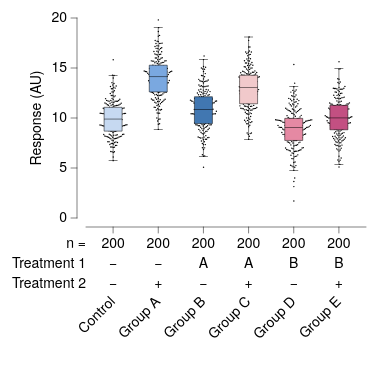

The specification (Vega-Lite) saved for this image:
### Vega-Lite specification from a JSON file in a GitHub repository (floating-point values rounded to 4 significant figures; data arrays with more than 128 entries replaced by an {"elided": "..."} marker saying what was removed)
{"background": null, "config": {"arc": {"fill": "#DBDBDB", "fillOpacity": 1.0, "innerRadius": 25.0, "padAngle": 0.03, "stroke": "black", "strokeOpacity": 1, "strokeWidth": 0.25}, "area": {"fill": "#DBDBDB", "fillOpacity": 1.0, "stroke": "black", "strokeOpacity": 1, "strokeWidth": 0.25}, "axis": {"domain": true, "domainCap": "round", "domainColor": "black", "domainWidth": 0.25, "grid": false, "gridCap": "round", "gridColor": "#F1F1F1", "gridDash": [0, 0], "gridOpacity": 1.0, "gridWidth": 0.25, "labelColor": "black", "labelFont": "HelveticaNeue", "labelFontSize": 7, "labelFontStyle": "normal", "labelFontWeight": 400, "offset": 4.5, "ticks": true, "tickCap": "round", "tickColor": "black", "tickRound": false, "tickSize": 3, "tickWidth": 0.25, "titleColor": "black", "titleFont": "HelveticaNeue", "titleFontSize": 7, "titleFontStyle": "normal", "titleFontWeight": 400}, "axisX": {"domain": true, "labelAlign": "center", "labelAngle": 0, "labels": true, "ticks": true, "translate": 0}, "axisY": {"domain": true, "labelAlign": "right", "labelAngle": 0, "labels": true, "ticks": true, "translate": 0}, "axisRight": {"domain": true, "labelAlign": "left", "labelAngle": 0, "labels": true, "ticks": true, "translate": 0}, "axisTop": {"domain": true, "labelAlign": "center", "labelAngle": 0, "labels": true, "ticks": true, "translate": 0}, "axisBand": {"tickOffset": 0}, "bar": {"fill": "#DBDBDB", "fillOpacity": 1.0, "stroke": "black", "strokeOpacity": 1, "strokeWidth": 0.25}, "boxplot": {"size": 9.0, "ticks": {"cornerRadius": 0.25, "fill": "black", "size": 4.5, "thickness": 0.25}, "box": {"fillOpacity": 1.0, "stroke": "black", "strokeOpacity": 1, "strokeWidth": 0.25}, "median": {"fill": "black", "fillOpacity": 1.0, "size": 9.0, "thickness": 0.25}, "rule": {"fill": "black", "fillOpacity": 1.0, "size": 10.0, "stroke": "black", "strokeDash": [0, 0], "strokeOpacity": 1, "strokeWidth": 0.25}, "outliers": {"color": "black", "fill": "black", "fillOpacity": 1.0, "size": 0, "stroke": "black", "strokeOpacity": 1, "strokeWidth": 0.25}}, "circle": {"fill": "black", "fillOpacity": 1.0, "size": 0.5, "stroke": null, "strokeOpacity": 1, "strokeWidth": 0.25}, "errorband": {"band": {"fillOpacity": 0.6, "stroke": null, "strokeWidth": 0.25, "strokeOpacity": 1}, "borders": {"opacity": 0, "strokeOpacity": 0.25, "strokeWidth": 1}}, "errorbar": {"opacity": 1, "rule": {"strokeDash": [0, 0], "strokeWidth": 0.5}, "ticks": {"color": "black", "cornerRadius": 0.25, "opacity": 1, "size": 6.0, "thickness": 0.5}, "thickness": 0.5}, "font": "HelveticaNeue", "geoshape": {"fill": "#DBDBDB", "fillOpacity": 1.0, "stroke": "black", "strokeOpacity": 1, "strokeWidth": 0.25}, "header": {"labelColor": "black", "labelFont": "HelveticaNeue", "labelFontSize": 7, "labelFontStyle": "normal", "labelFontWeight": 400, "titleColor": "black", "titleFont": "HelveticaNeue", "titleFontSize": 7, "titleFontStyle": "normal", "titleFontWeight": 400, "titlePadding": 0}, "legend": {"disable": false, "offset": 4.5, "gradientLength": 50.0, "gradientThickness": 5.0, "gradientOpacity": 1.0, "gradientStrokeColor": "black", "gradientStrokeWidth": 0.25, "labelColor": "black", "labelFont": "HelveticaNeue", "labelFontSize": 7, "labelFontStyle": "normal", "labelFontWeight": 400, "strokeColor": "black", "strokeWidth": 0, "symbolSize": 42, "symbolStrokeColor": "black", "symbolStrokeWidth": 0.25, "titleColor": "black", "titleFont": "HelveticaNeue", "titleFontSize": 7, "titleFontStyle": "normal", "titleFontWeight": 400}, "line": {"color": "black", "stroke": "black", "strokeCap": "round", "strokeDash": [0, 0], "strokeOpacity": 1, "strokeWidth": 0.375}, "point": {"filled": true, "fill": "#DBDBDB", "fillOpacity": 1.0, "size": 5.0, "stroke": "black", "strokeOpacity": 1, "strokeWidth": 0.25}, "range": {"category": ["#C6D9F1", "#F1C9CB", "#FEF0B9", "#CEE37A", "#7AA8E0", "#E589A3", "#FDDD5D", "#68B961", "#4177B1", "#C35082", "#E5C227", "#438156"], "diverging": {"scheme": ["#C35082", "#CE6D94", "#D989A7", "#E2A4BA", "#EABFCE", "#F1DBE2", "#F6F6F6", "#D7E0EB", "#B9CBE0", "#9BB6D5", "#7DA1C9", "#5F8CBD", "#4177B1"]}, "heatmap": {"scheme": ["#DFE9F7", "#C6D9F1", "#ADC8EC", "#94B8E6", "#7AA8E0", "#6097DA", "#4D87CA", "#4177B1", "#386898", "#2F597F", "#264A69", "#1D3A58"]}, "ordinal": {"scheme": ["#F1F1F1", "#DBDBDB", "#C6C6C6", "#B2B2B2", "#9D9D9D", "#898989", "#767676", "#636363", "#515151", "#404040", "#2F2F2F", "#1F1F1F"]}, "ramp": {"scheme": ["#DFE9F7", "#C6D9F1", "#ADC8EC", "#94B8E6", "#7AA8E0", "#6097DA", "#4D87CA", "#4177B1", "#386898", "#2F597F", "#264A69", "#1D3A58"]}}, "rule": {"color": "black", "stroke": "black", "strokeCap": "round", "strokeDash": [2, 2], "strokeOpacity": 1, "strokeWidth": 0.25}, "scale": {"bandPaddingInner": 0.1, "bandPaddingOuter": 0.1, "round": false}, "rect": {"fill": "#DBDBDB", "fillOpacity": 1.0, "stroke": "black", "strokeOpacity": 1, "strokeWidth": 0.25}, "square": {"fill": "#DBDBDB", "fillOpacity": 1.0, "size": 10.0, "stroke": "black", "strokeOpacity": 1, "strokeWidth": 0.25}, "text": {"color": "black", "font": "HelveticaNeue", "fontSize": 7, "fontStyle": "normal", "fontWeight": 400}, "title": {"anchor": "middle", "frame": "group", "color": "black", "font": "HelveticaNeue", "fontSize": 7, "fontStyle": "normal", "fontWeight": 400, "subtitleColor": "black", "subtitleFont": "HelveticaNeue", "subtitleFontSize": "HelveticaNeue", "subtitleFontStyle": "normal", "subtitleFontWeight": 400}, "view": {"continuousWidth": 140, "continuousHeight": 100, "discreteWidth": 140, "discreteHeight": 100, "fill": null, "stroke": null, "strokeWidth": 0.25}}, "vconcat": [{"layer": [{"mark": {"type": "circle"}, "encoding": {"x": {"axis": {"labels": false, "title": null}, "field": "group", "sort": ["Control", "Group A", "Group B", "Group C", "Group D", "Group E"], "type": "nominal"}, "xOffset": {"field": "beeswarm_x", "type": "quantitative"}, "y": {"field": "value", "title": "Response (AU)", "type": "quantitative"}}}, {"mark": {"type": "boxplot"}, "encoding": {"color": {"field": "group", "legend": null, "scale": {"range": ["#C6D9F1", "#7AA8E0", "#4177B1", "#F1C9CB", "#E589A3", "#C35082", "#FEF0B9", "#FDDD5D", "#E5C227", "#CEE37A", "#68B961", "#438156"]}, "sort": ["Control", "Group A", "Group B", "Group C", "Group D", "Group E"], "type": "nominal"}, "x": {"axis": {"labels": false, "title": null}, "field": "group", "sort": ["Control", "Group A", "Group B", "Group C", "Group D", "Group E"], "type": "nominal"}, "y": {"field": "value", "title": "Response (AU)", "type": "quantitative"}}}], "data": {"name": "data-b55916a3dd92a8fc0c0c909b66b6a244"}}, {"layer": [{"data": {"name": "data-8e384f7fca272d50df34e21318c6a16f"}, "mark": {"type": "text", "align": "right", "baseline": "middle", "fontSize": 7}, "encoding": {"text": {"field": "__label", "type": "nominal"}, "x": {"value": 0}, "y": {"axis": {"domain": false, "grid": false, "labels": false, "ticks": false, "title": null}, "bandPosition": 0.5, "field": "__label", "scale": {"domain": ["n =", "Treatment 1", "Treatment 2"], "range": [0, 30]}, "sort": ["n =", "Treatment 1", "Treatment 2"], "type": "nominal"}}}, {"data": {"name": "data-b44f9ca3f86479825c7099a0a69e0cb1"}, "mark": {"type": "text", "align": "center", "baseline": "middle", "fontSize": 7}, "encoding": {"text": {"field": "__value", "type": "nominal"}, "x": {"axis": {"domain": false, "grid": false, "labels": false, "ticks": false, "title": null}, "field": "__category", "sort": ["Control", "Group A", "Group B", "Group C", "Group D", "Group E"], "type": "nominal"}, "y": {"axis": {"domain": false, "grid": false, "labels": false, "ticks": false, "title": null}, "bandPosition": 0.5, "field": "__label", "scale": {"domain": ["n =", "Treatment 1", "Treatment 2"], "range": [0, 30]}, "sort": ["n =", "Treatment 1", "Treatment 2"], "type": "nominal"}}}, {"data": {"name": "data-b7f239f5e40a3f3539184fdd59d3e5b6"}, "mark": {"type": "text", "align": "center", "baseline": "middle", "fontSize": 7}, "encoding": {"text": {"field": "__value", "type": "nominal"}, "x": {"axis": {"domain": false, "grid": false, "labels": false, "ticks": false, "title": null}, "field": "__category", "sort": ["Control", "Group A", "Group B", "Group C", "Group D", "Group E"], "type": "nominal"}, "y": {"axis": {"domain": false, "grid": false, "labels": false, "ticks": false, "title": null}, "bandPosition": 0.5, "field": "__label", "scale": {"domain": ["n =", "Treatment 1", "Treatment 2"], "range": [0, 30]}, "sort": ["n =", "Treatment 1", "Treatment 2"], "type": "nominal"}}}, {"data": {"name": "data-f7c33816fef47b8de4f404e7aaaa2f1c"}, "mark": {"type": "text", "align": "right", "angle": 315, "baseline": "middle", "fontSize": 7}, "encoding": {"text": {"field": "__display", "type": "nominal"}, "x": {"axis": {"domain": false, "grid": false, "labels": false, "ticks": false, "title": null}, "field": "__category", "sort": ["Control", "Group A", "Group B", "Group C", "Group D", "Group E"], "type": "nominal"}, "y": {"value": 32.74}}}], "height": 56, "view": {"fill": null, "stroke": null}, "width": 140}], "resolve": {"scale": {"x": "shared"}}, "spacing": 0, "$schema": "https://vega.github.io/schema/vega-lite/v6.4.1.json", "datasets": {"data-b55916a3dd92a8fc0c0c909b66b6a244": {"elided": "1200 records"}, "data-8e384f7fca272d50df34e21318c6a16f": [{"__label": "n =", "__dysonsphere__": 1}, {"__label": "Treatment 1", "__dysonsphere__": 1}, {"__label": "Treatment 2", "__dysonsphere__": 1}], "data-b44f9ca3f86479825c7099a0a69e0cb1": [{"__label": "Treatment 2", "__category": "Control", "__value": "−", "__dysonsphere__": 1}, {"__label": "Treatment 2", "__category": "Group A", "__value": "+", "__dysonsphere__": 1}, {"__label": "Treatment 2", "__category": "Group B", "__value": "−", "__dysonsphere__": 1}, {"__label": "Treatment 2", "__category": "Group C", "__value": "+", "__dysonsphere__": 1}, {"__label": "Treatment 2", "__category": "Group D", "__value": "−", "__dysonsphere__": 1}, {"__label": "Treatment 2", "__category": "Group E", "__value": "+", "__dysonsphere__": 1}], "data-b7f239f5e40a3f3539184fdd59d3e5b6": [{"__label": "n =", "__category": "Control", "__value": "200", "__dysonsphere__": 1}, {"__label": "n =", "__category": "Group A", "__value": "200", "__dysonsphere__": 1}, {"__label": "n =", "__category": "Group B", "__value": "200", "__dysonsphere__": 1}, {"__label": "n =", "__category": "Group C", "__value": "200", "__dysonsphere__": 1}, {"__label": "n =", "__category": "Group D", "__value": "200", "__dysonsphere__": 1}, {"__label": "n =", "__category": "Group E", "__value": "200", "__dysonsphere__": 1}, {"__label": "Treatment 1", "__category": "Control", "__value": "−", "__dysonsphere__": 1}, {"__label": "Treatment 1", "__category": "Group A", "__value": "−", "__dysonsphere__": 1}, {"__label": "Treatment 1", "__category": "Group B", "__value": "A", "__dysonsphere__": 1}, {"__label": "Treatment 1", "__category": "Group C", "__value": "A", "__dysonsphere__": 1}, {"__label": "Treatment 1", "__category": "Group D", "__value": "B", "__dysonsphere__": 1}, {"__label": "Treatment 1", "__category": "Group E", "__value": "B", "__dysonsphere__": 1}], "data-f7c33816fef47b8de4f404e7aaaa2f1c": [{"__category": "Control", "__display": "Control", "__dysonsphere__": 1}, {"__category": "Group A", "__display": "Group A", "__dysonsphere__": 1}, {"__category": "Group B", "__display": "Group B", "__dysonsphere__": 1}, {"__category": "Group C", "__display": "Group C", "__dysonsphere__": 1}, {"__category": "Group D", "__display": "Group D", "__dysonsphere__": 1}, {"__category": "Group E", "__display": "Group E", "__dysonsphere__": 1}]}}
